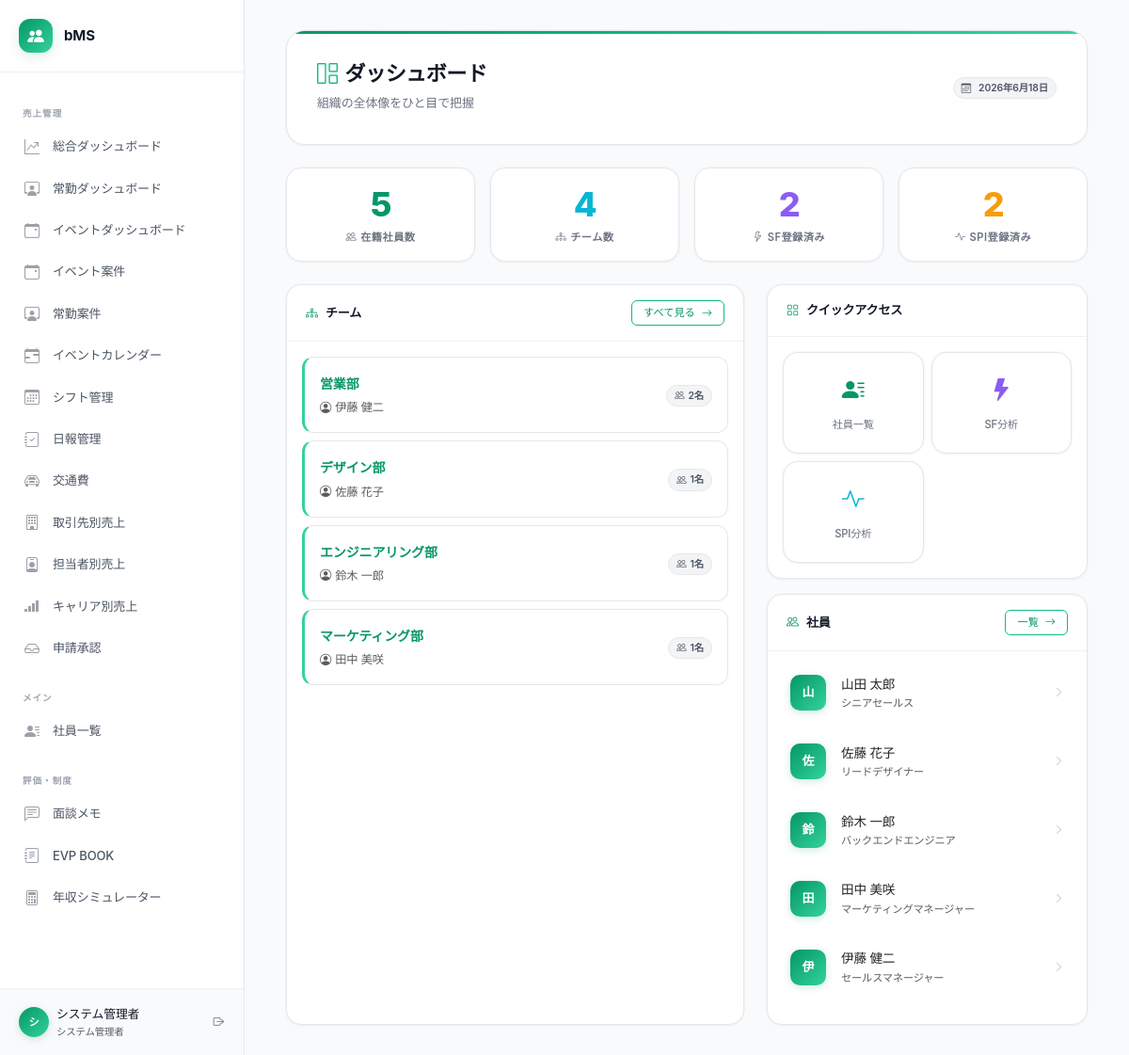
The app's page /public/index.php (signed in) with its own data.
### tables this page shows
CREATE TABLE IF NOT EXISTS teams (
    id INT PRIMARY KEY AUTO_INCREMENT,
    name VARCHAR(100) NOT NULL,
    description TEXT,
    manager_id INT NULL,
    sub_manager_id INT NULL,
    strengths_analysis TEXT COMMENT 'ストレングスファインダー分析（AI生成）',
    spi_analysis TEXT COMMENT 'SPI分析（AI生成）',
    team_strengths TEXT COMMENT 'チームの強み',
    team_challenges TEXT COMMENT 'チームの課題',
    management_points TEXT COMMENT 'マネジメントの要点',
    ideal_recruit TEXT COMMENT 'このチームに合う人',
    sort_order INT DEFAULT 0,
    created_at TIMESTAMP DEFAULT CURRENT_TIMESTAMP,
    updated_at TIMESTAMP DEFAULT CURRENT_TIMESTAMP ON UPDATE CURRENT_TIMESTAMP
);

CREATE TABLE IF NOT EXISTS employees (
    id INT PRIMARY KEY AUTO_INCREMENT,
    employee_number VARCHAR(20) UNIQUE COMMENT '社員番号',
    name VARCHAR(100) NOT NULL COMMENT '氏名',
    name_kana VARCHAR(100) COMMENT '氏名（かな）',
    email VARCHAR(200) UNIQUE,
    department VARCHAR(100) COMMENT '部署',
    job_title VARCHAR(100) COMMENT '職種・役職',
    hire_date DATE COMMENT '入社日',
    birth_date DATE COMMENT '生年月日',
    photo_path VARCHAR(255) COMMENT '顔写真パス',
    bio TEXT COMMENT '自己紹介・プロフィール',
    career_summary TEXT COMMENT 'キャリアサマリー（AI生成）',
    strengths_text TEXT COMMENT '得意なこと',
    weaknesses_text TEXT COMMENT '苦手なこと',
    how_to_utilize TEXT COMMENT 'この人の活かし方（AI生成）',
    is_active TINYINT DEFAULT 1 COMMENT '在籍フラグ',
    created_at TIMESTAMP DEFAULT CURRENT_TIMESTAMP,
    updated_at TIMESTAMP DEFAULT CURRENT_TIMESTAMP ON UPDATE CURRENT_TIMESTAMP
);

### includes/auth.php (called while the page is built, shortened)
<?php
function getCompanyId(): ?int {
    return $_SESSION['company_id'] ?? null;
}

### includes/functions.php (called while the page is built, shortened)
<?php
require_once __DIR__ . '/auth.php';
function h(mixed $value): string {
    return htmlspecialchars((string)($value ?? ''), ENT_QUOTES | ENT_HTML5, 'UTF-8');
}
function getAllTeams(?int $companyId = null): array {
    $db = getDB();
    $sql = 'SELECT t.*,
                   m.name AS manager_name,
                   sm.name AS sub_manager_name,
                   COUNT(tm.employee_id) AS member_count
            FROM teams t
            LEFT JOIN employees m ON t.manager_id = m.id
            LEFT JOIN employees sm ON t.sub_manager_id = sm.id
            LEFT JOIN team_members tm ON t.id = tm.team_id';
    $params = [];
    $sql .= ' GROUP BY t.id ORDER BY t.sort_order, t.name';
    $stmt = $db->prepare($sql);
    $stmt->execute($params);
    return $stmt->fetchAll();
}

### public/index.php (the view, shortened to what this page needs)
<?php
require_once __DIR__ . '/../config/config.php';
require_once __DIR__ . '/../includes/functions.php';
$cid = getCompanyId();
$db = getDB();
$cidFilter     = $cid ? ' AND e.company_id = ?' : '';
$cidFilterT    = $cid ? ' AND t.company_id = ?' : '';
$cidParams     = $cid ? [$cid] : [];
$stmt = $db->prepare("SELECT COUNT(*) FROM employees e WHERE e.is_active = 1{$cidFilter}");
$stmt->execute($cidParams);
$totalEmployees = (int)$stmt->fetchColumn();
$stmt = $db->prepare("SELECT COUNT(*) FROM teams t WHERE 1=1{$cidFilterT}");
$stmt->execute($cidParams);
$totalTeams = (int)$stmt->fetchColumn();
$stmt = $db->prepare("SELECT COUNT(*) FROM strengths_finder sf JOIN employees e ON sf.employee_id = e.id WHERE e.is_active = 1{$cidFilter}");
$stmt->execute($cidParams);
$sfCount = (int)$stmt->fetchColumn();
$stmt = $db->prepare("SELECT COUNT(*) FROM spi_results sp JOIN employees e ON sp.employee_id = e.id WHERE e.is_active = 1{$cidFilter}");
$stmt->execute($cidParams);
$spiCount = (int)$stmt->fetchColumn();
$recentSql = 'SELECT e.*, t.name AS team_name FROM employees e
     LEFT JOIN team_members tm ON e.id = tm.employee_id
     LEFT JOIN teams t ON tm.team_id = t.id
     WHERE e.is_active = 1';
$recentSql .= ' ORDER BY e.created_at DESC LIMIT 6';
$stmt = $db->prepare($recentSql);
$stmt->execute($cidParams);
$recentEmployees = $stmt->fetchAll();
$teams = getAllTeams($cid);
require_once __DIR__ . '/../includes/header.php';
?>
<div class="container-fluid">
    <div class="page-header">
        <div class="d-flex justify-content-between align-items-center">
            <div>
                <h1><i class="bi bi-grid-1x2 me-2"></i>ダッシュボード</h1>
                <p>組織の全体像をひと目で把握</p>
            </div>
            <div class="text-end">
                <span class="tag"><i class="bi bi-calendar3 me-1"></i><?= date('Y年n月j日') ?></span>
            </div>
        </div>
    </div>
    <div class="row g-3 mb-4">
        <div class="col-6 col-md-3">
            <div class="stat-card">
                <div class="stat-number" style="color: var(--a600)"><?= $totalEmployees ?></div>
                <div class="stat-label"><i class="bi bi-people me-1"></i>在籍社員数</div>
            </div>
        </div>
        <div class="col-6 col-md-3">
            <div class="stat-card">
                <div class="stat-number" style="color: var(--cyan)"><?= $totalTeams ?></div>
                <div class="stat-label"><i class="bi bi-diagram-3 me-1"></i>チーム数</div>
            </div>
        </div>
        <div class="col-6 col-md-3">
            <div class="stat-card">
                <div class="stat-number" style="color: var(--purple)"><?= $sfCount ?></div>
                <div class="stat-label"><i class="bi bi-lightning me-1"></i>SF登録済み</div>
            </div>
        </div>
        <div class="col-6 col-md-3">
            <div class="stat-card">
                <div class="stat-number" style="color: var(--amber)"><?= $spiCount ?></div>
                <div class="stat-label"><i class="bi bi-activity me-1"></i>SPI登録済み</div>
            </div>
        </div>
    </div>
    <div class="row g-4">
        <div class="col-lg-7">
            <div class="card h-100">
                <div class="card-header d-flex justify-content-between align-items-center">
                    <span><i class="bi bi-diagram-3 me-2" style="color:var(--a600)"></i>チーム</span>
                    <a href="<?= BASE_PATH ?>/public/teams.php" class="btn btn-sm btn-outline-success">すべて見る <i class="bi bi-arrow-right ms-1"></i></a>
                </div>
                <div class="card-body p-3">
                    <?php if (empty($teams)): ?>
                    <div class="empty-state">
                        <i class="bi bi-diagram-3"></i>
                        <p>チームがまだ登録されていません</p>
                    </div>
                    <?php else: ?>
                    <?php foreach ($teams as $team): ?>
                    <a href="<?= BASE_PATH ?>/public/team.php?id=<?= $team['id'] ?>" class="text-decoration-none">
                        <div class="team-card p-3 mb-2">
                            <div class="d-flex justify-content-between align-items-center">
                                <div>
                                    <div class="fw-semibold"><?= h($team['name']) ?></div>
                                    <?php if ($team['manager_name']): ?>
                                    <div class="text-muted small mt-1">
                                        <i class="bi bi-person-circle me-1"></i><?= h($team['manager_name']) ?>
                                    </div>
                                    <?php endif; ?>
                                </div>
                                <div class="text-end">
                                    <span class="tag">
                                        <i class="bi bi-people"></i><?= $team['member_count'] ?>名
                                    </span>
                                </div>
                            </div>
                        </div>
                    </a>
                    <?php endforeach; ?>
                    <?php endif; ?>
                </div>
            </div>
        </div>
        <div class="col-lg-5">
            <div class="card mb-3">
                <div class="card-header"><i class="bi bi-grid me-2" style="color:var(--a600)"></i>クイックアクセス</div>
                <div class="card-body p-3">
                    <div class="row g-2">
                        <div class="col-6">
                            <a href="<?= BASE_PATH ?>/public/employees.php" class="quick-action">
                                <i class="bi bi-person-lines-fill"></i>
                                <small>社員一覧</small>
                            </a>
                        </div>
                        <div class="col-6">
                            <a href="<?= BASE_PATH ?>/public/strengths.php" class="quick-action">
                                <i class="bi bi-lightning-fill" style="color:var(--purple)"></i>
                                <small>SF分析</small>
                            </a>
                        </div>
                        <div class="col-6">
                            <a href="<?= BASE_PATH ?>/public/spi.php" class="quick-action">
                                <i class="bi bi-activity" style="color:var(--cyan)"></i>
                                <small>SPI分析</small>
                            </a>
                        </div>
                    </div>
                </div>
            </div>
            <div class="card">
                <div class="card-header d-flex justify-content-between align-items-center">
                    <span><i class="bi bi-people me-2" style="color:var(--a600)"></i>社員</span>
                    <a href="<?= BASE_PATH ?>/public/employees.php" class="btn btn-sm btn-outline-success">一覧 <i class="bi bi-arrow-right ms-1"></i></a>
                </div>
                <div class="card-body p-3">
                    <?php foreach ($recentEmployees as $emp): ?>
                    <a href="<?= BASE_PATH ?>/public/employee.php?id=<?= $emp['id'] ?>" class="d-flex align-items-center text-decoration-none text-dark mb-3 p-2 rounded-3" style="transition: background .15s ease;">
                        <div class="me-3 flex-shrink-0">
                            <?php $initial = mb_substr($emp['name'], 0, 1) ?>
                            <div style="width:38px;height:38px;border-radius:10px;background:linear-gradient(135deg,#059669,#34d399);display:flex;align-items:center;justify-content:center;color:#fff;font-weight:700;font-size:13px;box-shadow:0 2px 8px rgba(5,150,105,.2);">
                                <?= h($initial) ?>
                            </div>
                        </div>
                        <div class="flex-grow-1 overflow-hidden">
                            <div class="fw-medium text-truncate" style="font-size:.85rem"><?= h($emp['name']) ?></div>
                            <div class="text-muted text-truncate" style="font-size:.7rem"><?= h($emp['job_title'] ?? $emp['department'] ?? '') ?></div>
                        </div>
                        <i class="bi bi-chevron-right text-muted" style="font-size:.7rem;opacity:.4"></i>
                    </a>
                    <?php endforeach; ?>
                </div>
            </div>
        </div>
    </div>
</div>
<?php require_once __DIR__ . '/../includes/footer.php'; ?>

### records on screen
teams: name "営業部", manager.name "伊藤 健二", member_count "2", employees.name "山", employees.name "山田 太郎", employees.job_title "シニアセールス", manager.name "伊", manager.job_title "セールスマネージャー"
teams: name "デザイン部", manager.name "佐藤 花子", member_count "1", manager.name "佐", manager.job_title "リードデザイナー"
teams: name "エンジニアリング部", manager.name "鈴木 一郎", member_count "1", manager.name "鈴", manager.job_title "バックエンドエンジニア"
teams: name "マーケティング部", manager.name "田中 美咲", member_count "1", manager.name "田", manager.job_title "マーケティングマネージャー"

### other values on screen
$label "売上管理 メイン 評価・制度"
$label "総合ダッシュボード 常勤ダッシュボード イベントダッシュボード イベント案件 常勤案件 イベントカレンダー シフト管理 日報管理 交通費 取引先別売上 担当者別売上 キャリア別売上 申請承認 社員一覧 面談メモ EVP BOOK 年収シミュレーター"
mb_substr($user['display_name'] ?? 'U', 0, 1) "シ"
$user['display_name'] "システム管理者"
$totalEmployees "5"
$totalTeams "4"
$sfCount "2"
$spiCount "2"
